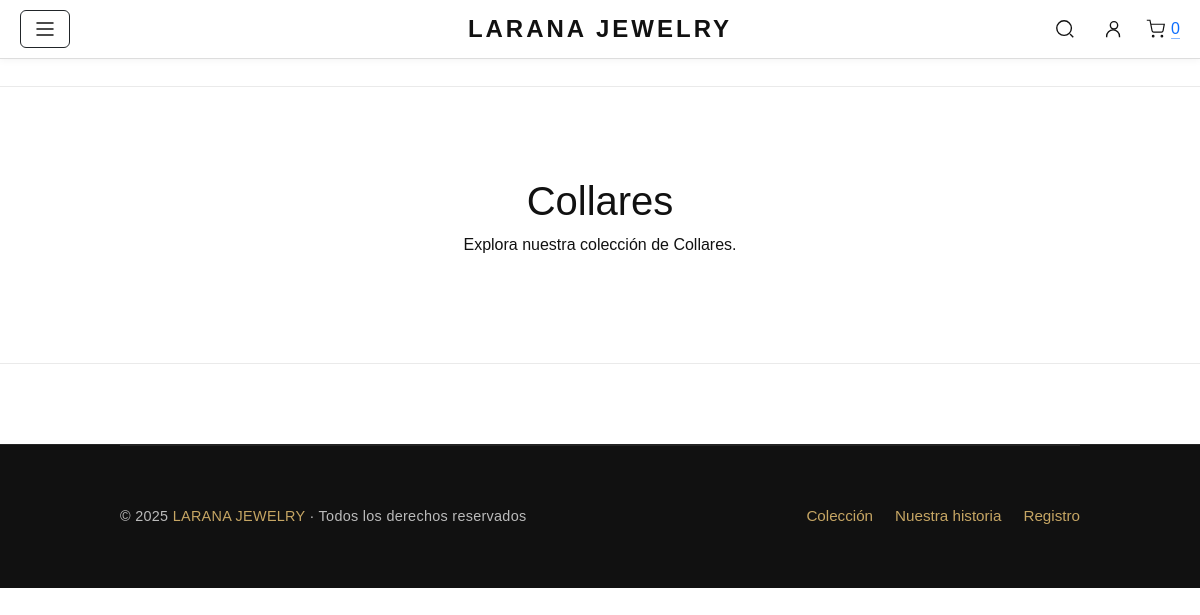
Before: /categorias/categoria.php?categoria=Collares with the older database file.
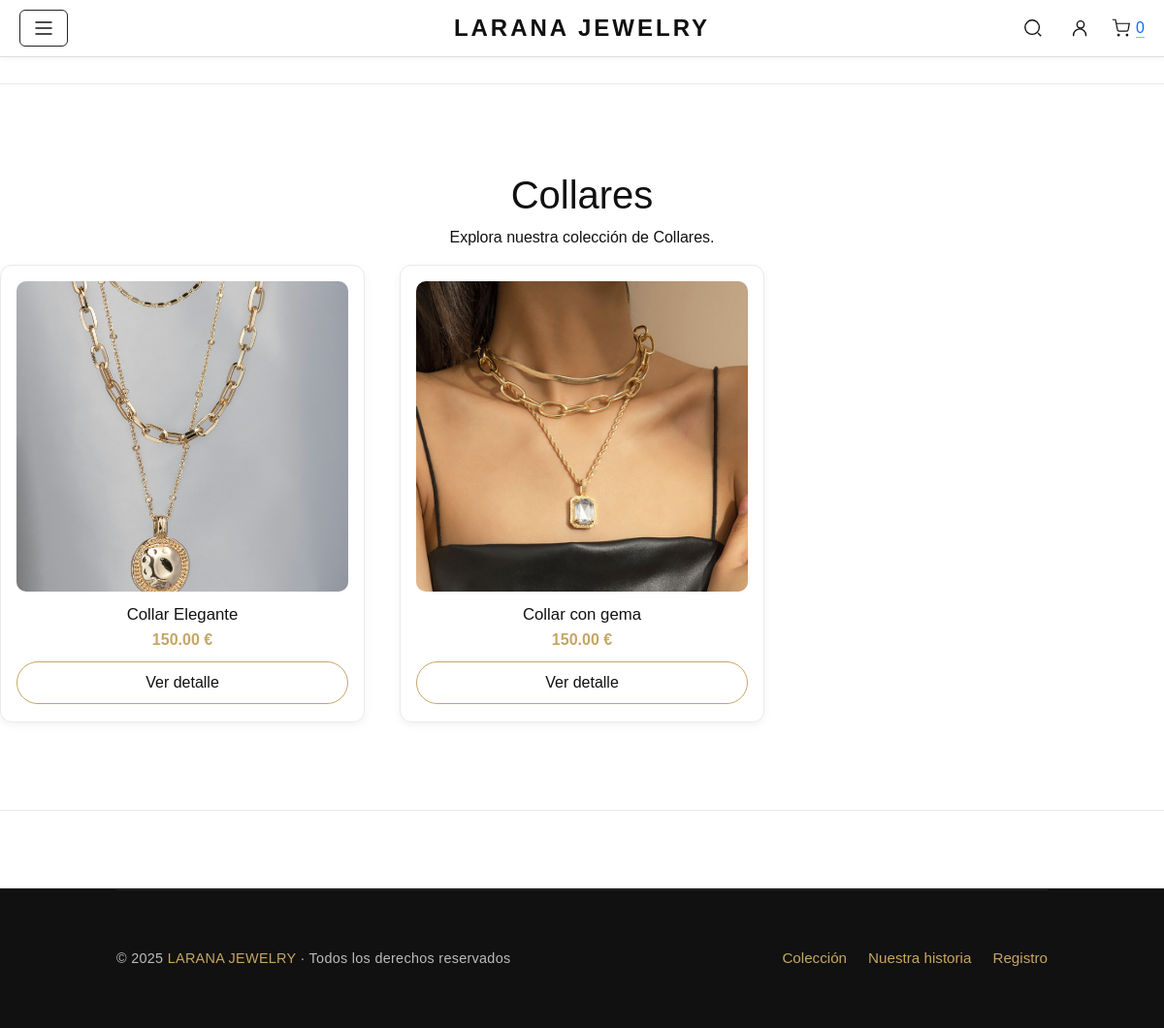
After: the same page with the newer database file.
### tables this page shows
CREATE TABLE `productos` (
  `id` int(11) NOT NULL,
  `nombre` varchar(100) NOT NULL,
  `descripcion` text DEFAULT NULL,
  `precio` decimal(10,2) NOT NULL,
  `stock` int(11) DEFAULT 0,
  `imagen` varchar(255) DEFAULT NULL,
  `categoria` varchar(50) DEFAULT NULL,
  `fecha_creacion` timestamp NULL DEFAULT current_timestamp()
);

### categorias/categoria.php (the view, shortened to what this page needs)
<?php
require_once __DIR__ . '/../tienda_login_php/db_connect.php';
$categoria = $_GET['categoria'];
$sql = "SELECT * FROM productos WHERE categoria = ?";
$stmt = $conn->prepare($sql);
$stmt->execute([$categoria]);
$productos = $stmt->fetchAll(PDO::FETCH_ASSOC);
include __DIR__ . '/../includes/header.php';
?>
<main class="container opciones">
    <h1><?= htmlspecialchars($categoria) ?></h1>
    <p>Explora nuestra colección de <?= htmlspecialchars($categoria) ?>.</p>
    <div class="grid-productos">
    <?php foreach ($productos as $producto): ?>
        <div class="producto">
            <div class="producto-media">
                <img src="../<?= $producto['imagen'] ?>"
                    alt="<?= htmlspecialchars($producto['nombre']) ?>">
            </div>
            <h3><?= htmlspecialchars($producto['nombre']) ?></h3>
            <span class="precio"><?= $producto['precio'] ?> €</span>
            <a href="../productos/producto.php?id=<?= $producto['id'] ?>" class="btn-line">
                Ver detalle
            </a>
        </div>
    <?php endforeach; ?>
    </div>
</main>
<?php include __DIR__ . '/../includes/footer.php'; ?>

### includes/header.php (shortened to what this page needs)
<?php
$usuario = $_SESSION['usuario'] ?? null;
?>
<!DOCTYPE html>
<html lang="es">
<head>
  <link href="https://cdn.jsdelivr.net/npm/bootstrap@5.3.3/dist/css/bootstrap.min.css" rel="stylesheet">
  <link rel="stylesheet" href="/J_S25_Tienda_Online/style.css">
</head>
<header class="main-header container-fluid">
  <div class="header-section header-left">
    <button class="btn btn-outline-dark menu-btn me-2" type="button" data-bs-toggle="offcanvas" data-bs-target="#offcanvasMenu" aria-controls="offcanvasMenu" aria-label="Menú">
      <svg xmlns="http://www.w3.org/2000/svg" width="24" height="24" fill="none" stroke="#111" stroke-width="1.5" viewBox="0 0 24 24">
        <path stroke-linecap="round" stroke-linejoin="round" d="M4 6h16M4 12h16M4 18h16"/>
      </svg>
    </button>
  </div>
  <div class="header-section header-center">
    <a href="/J_S25_Tienda_Online/index.php" class="brand" aria-label="LARANA JEWELRY">LARANA JEWELRY</a>
  </div>
  <div class="header-section header-right justify-content-right">
    <a href="#" class="icon-link" title="Buscar" aria-label="Buscar">
      <svg xmlns="http://www.w3.org/2000/svg" width="22" height="22" fill="none" stroke="#111" stroke-width="1.5" viewBox="0 0 24 24">
        <circle cx="11" cy="11" r="8"/><path d="M21 21l-3.5-3.5"/>
      </svg>
    </a>
    <?php if ($usuario): ?>
      <div class="user-greeting">
        <a href="/J_S25_Tienda_Online/tienda_login_php/perfil.php" class="logout-link" title="Perfil">
          <svg xmlns="http://www.w3.org/2000/svg" width="22" height="22"
            viewBox="0 0 24 24" fill="none" stroke="#111" stroke-width="1.5"
            stroke-linecap="round" stroke-linejoin="round"
            class="lucide lucide-user-round-check">
            <path d="M2 21a8 8 0 0 1 13.292-6"/>
            <circle cx="10" cy="8" r="5"/>
            <path d="m16 19 2 2 4-4"/>
          </svg>
        </a>
      </div>
    <?php else: ?>
      <a href="/J_S25_Tienda_Online/tienda_login_php/login.php" class="icon-link" title="Usuario" id="userLoginLink">
        <svg xmlns="http://www.w3.org/2000/svg" width="22" height="22" fill="none" stroke="#111" stroke-width="1.5" viewBox="0 0 24 24">
          <circle cx="12" cy="8" r="4"/><path d="M4 21v-1a7 7 0 0 1 14 0v1"/>
        </svg>
      </a>
    <?php endif; ?>
    <a href="/J_S25_Tienda_Online/tienda_login_php/carrito.php" class="icon-link" title="Carrito" aria-label="Carrito">
      <svg xmlns="http://www.w3.org/2000/svg" width="22" height="22" fill="none" stroke="#111" stroke-width="1.5" viewBox="0 0 24 24">
        <circle cx="9" cy="21" r="1"/><circle cx="20" cy="21" r="1"/><path d="M1 1h4l2.68 13.39a2 2 0 0 0 2 1.61h9.72a2 2 0 0 0 2-1.61L23 6H6"/>
      </svg>
      <span class="cart-count">
        <?= isset($_SESSION['carrito']) ? array_sum(array_column($_SESSION['carrito'], 'cantidad')) : 0 ?>
      </span>
    </a>
  </div>
</header>

### includes/footer.php (shortened to what this page needs)
  <footer class="footer">
    <div class="footer-inner">
      <div class="footer-left">
        <p>&copy; <?= date('Y'); ?> <span>LARANA JEWELRY</span> · Todos los derechos reservados</p>
      </div>
      <div class="footer-links">
        <a href="/J_S25_Tienda_Online/index.php#productos">Colección</a>
        <a href="/J_S25_Tienda_Online/index.php#historia">Nuestra historia</a>
        <a href="/J_S25_Tienda_Online/tienda_login_php/register.php">Registro</a>
      </div>
    </div>
  </footer>
</body>
</html>

### style.css (style rules this page uses)
:root { --negro:#111; --dorado:#c6a664; --dorado-osc:#b38f53; --gris:#fafafa; --beige:#f8f4ef; --borde:#eaeaea; --max:1200px; }
* { box-sizing: border-box; }
html,body { margin:0; padding:0; }
.container { width:100%; max-width:var(--max); padding:0 10%; margin:0 auto; }
.main-header { position: fixed; top: 0; left: 0; right: 0; background: #fff; border-bottom: 1px solid var(--borde); box-shadow: 0 1px 8px rgba(0, 0, 0, 0.05); z-index: 1000; display: grid; grid-template-columns: 1fr auto 1fr; align-items: center; padding: 18px 10%; transition: all 0.3s ease; }
.brand { font-weight: 700; letter-spacing: 3px; color: var(--negro); text-decoration: none; font-size: 1.25rem; white-space: nowrap; transition: color 0.3s ease; }
.header-right { display: flex; align-items: center; justify-content: flex-end; gap: 16px; }
.icon-link { display: inline-flex; align-items: center; justify-content: center; width: 34px; height: 34px; border-radius: 50%; transition: transform 0.25s ease, background 0.25s ease; }
.grid-productos { display:grid; grid-template-columns:repeat(4,1fr); gap:36px; }
@media (max-width: 1200px) { .grid-productos { grid-template-columns: repeat(3, 1fr); } }
.producto { border:1px solid var(--borde); border-radius:12px; background:#fff; box-shadow:0 3px 10px rgba(0,0,0,.05); padding:16px 16px 18px; transition:transform .25s ease, box-shadow .25s ease; }
.producto-media { width:100%; height:320px; border-radius:10px; overflow:hidden; margin-bottom:14px; background:#eee; }
.producto-media img { width:100%; height:100%; object-fit:cover; display:block; }
.producto h3 { font-size:1.05rem; font-weight:500; margin:0 0 4px; }
.precio { display:block; color:var(--dorado); font-weight:600; margin-bottom:10px; }
.btn-line { width:100%; background:transparent; color:var(--negro); border:1px solid var(--dorado); border-radius:24px; padding:9px 14px; cursor:pointer; transition:all .25s ease; font-family:inherit; }
a.btn-line, a.btn-line:visited { display: inline-block; text-decoration: none; text-align: center; }
.footer { background: #111; color: #fff; border-top: 1px solid rgba(255,255,255,0.08); position: relative; bottom: 0; width: 100%; margin-top: 80px; font-family: 'Karla', sans-serif; }
.footer-inner { max-width: var(--max); margin: 0 auto; padding: 60px 10%; display: flex; align-items: center; justify-content: space-between; flex-wrap: wrap; gap: 24px; }
.footer-left p { font-size: 0.9rem; color: #bbb; letter-spacing: 0.3px; margin: 0; }
.footer-left span { color: var(--dorado); }
.footer-links { display: flex; align-items: center; gap: 22px; flex-wrap: wrap; }
.footer-links a { color: var(--dorado); text-decoration: none; font-size: 0.95rem; font-weight: 500; transition: color 0.3s ease, transform 0.3s ease; }
.footer::before { content: ""; position: absolute; top: 0; left: 10%; right: 10%; height: 1px; background: rgba(255,255,255,0.08); }
.opciones { padding: 90px 0; text-align: center; border-top: 1px solid var(--borde); border-bottom: 1px solid var(--borde); }

### includes/header.php (style rules this page uses)
.main-header { display: flex; align-items: center; justify-content: space-between; padding: 10px 20px; background-color: #fff; border-bottom: 1px solid #ddd; flex-wrap: nowrap; }
.header-left, .header-center, .header-right { display: flex; align-items: center; justify-content: center; transition: all 0.3s ease; }
.header-left { width: 35%; justify-content: flex-start; gap: 20px; }
.header-center { width: 30%; text-align: center; }
.header-right { width: 35%; justify-content: flex-end; gap: 15px; }
.brand { font-size: clamp(1.3rem, 2vw, 1.6rem); font-weight: bold; text-decoration: none; color: #111; white-space: nowrap; }
.icon-link svg { vertical-align: middle; }
@media (max-width: 1399px) { .menu-btn { display: inline-flex !important; } }

Changed rows visible on the page:
now on this page (row edited): productos: imagen (picture), nombre "Collar Elegante", precio "150.00"
added productos: imagen (picture), nombre "Collar con gema", precio "150.00"
